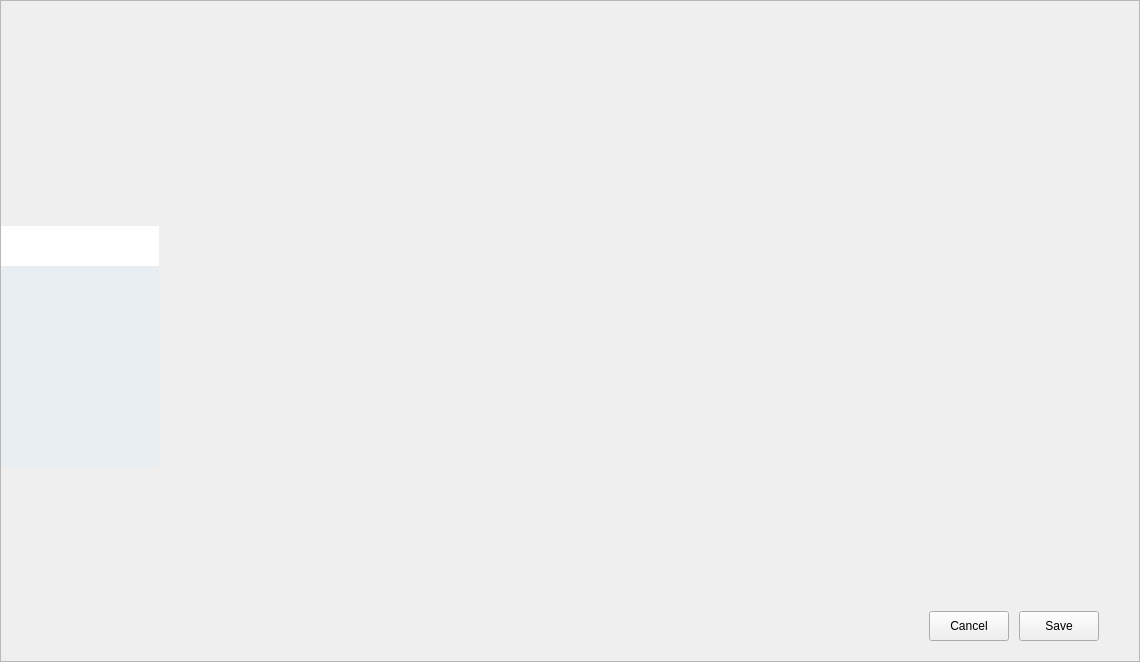
<?xml version="1.0" encoding="UTF-8"?>
<ui version="4.0">
 <class>ConfigDialog</class>
 <widget class="QDialog" name="ConfigDialog">
  <property name="geometry">
   <rect>
    <x>0</x>
    <y>0</y>
    <width>1140</width>
    <height>642</height>
   </rect>
  </property>
  <property name="sizePolicy">
   <sizepolicy hsizetype="Expanding" vsizetype="Preferred">
    <horstretch>0</horstretch>
    <verstretch>0</verstretch>
   </sizepolicy>
  </property>
  <property name="minimumSize">
   <size>
    <width>1100</width>
    <height>0</height>
   </size>
  </property>
  <property name="maximumSize">
   <size>
    <width>1140</width>
    <height>16777215</height>
   </size>
  </property>
  <layout class="QVBoxLayout" name="main_layout">
   <property name="spacing">
    <number>0</number>
   </property>
   <property name="leftMargin">
    <number>0</number>
   </property>
   <property name="topMargin">
    <number>0</number>
   </property>
   <property name="rightMargin">
    <number>0</number>
   </property>
   <property name="bottomMargin">
    <number>0</number>
   </property>
   <item>
    <widget class="QFrame" name="frame">
     <property name="frameShape">
      <enum>QFrame::StyledPanel</enum>
     </property>
     <property name="frameShadow">
      <enum>QFrame::Raised</enum>
     </property>
     <layout class="QGridLayout" name="frame_layout">
      <property name="leftMargin">
       <number>0</number>
      </property>
      <property name="topMargin">
       <number>0</number>
      </property>
      <property name="rightMargin">
       <number>0</number>
      </property>
      <property name="bottomMargin">
       <number>0</number>
      </property>
      <property name="spacing">
       <number>0</number>
      </property>
      <item row="0" column="0" colspan="2">
       <widget class="QWidget" name="titlebar" native="true">
        <property name="minimumSize">
         <size>
          <width>0</width>
          <height>30</height>
         </size>
        </property>
        <property name="maximumSize">
         <size>
          <width>16777215</width>
          <height>30</height>
         </size>
        </property>
        <layout class="QHBoxLayout" name="titlebar_layout">
         <property name="spacing">
          <number>0</number>
         </property>
         <property name="leftMargin">
          <number>0</number>
         </property>
         <property name="topMargin">
          <number>0</number>
         </property>
         <property name="rightMargin">
          <number>0</number>
         </property>
         <property name="bottomMargin">
          <number>0</number>
         </property>
        </layout>
       </widget>
      </item>
      <item row="1" column="0">
       <widget class="QWidget" name="tabs" native="true">
        <property name="sizePolicy">
         <sizepolicy hsizetype="Preferred" vsizetype="Preferred">
          <horstretch>0</horstretch>
          <verstretch>0</verstretch>
         </sizepolicy>
        </property>
        <property name="minimumSize">
         <size>
          <width>140</width>
          <height>0</height>
         </size>
        </property>
        <property name="maximumSize">
         <size>
          <width>180</width>
          <height>16777215</height>
         </size>
        </property>
        <layout class="QVBoxLayout" name="verticalLayout_12">
         <property name="spacing">
          <number>0</number>
         </property>
         <property name="leftMargin">
          <number>0</number>
         </property>
         <property name="topMargin">
          <number>0</number>
         </property>
         <property name="rightMargin">
          <number>0</number>
         </property>
         <property name="bottomMargin">
          <number>0</number>
         </property>
         <item>
          <layout class="QVBoxLayout" name="tabs_layout">
           <property name="spacing">
            <number>0</number>
           </property>
           <item>
            <widget class="QPushButton" name="system_tab">
             <property name="sizePolicy">
              <sizepolicy hsizetype="Preferred" vsizetype="Fixed">
               <horstretch>0</horstretch>
               <verstretch>0</verstretch>
              </sizepolicy>
             </property>
             <property name="minimumSize">
              <size>
               <width>0</width>
               <height>40</height>
              </size>
             </property>
             <property name="maximumSize">
              <size>
               <width>16777215</width>
               <height>40</height>
              </size>
             </property>
             <property name="cursor">
              <cursorShape>PointingHandCursor</cursorShape>
             </property>
             <property name="styleSheet">
              <string notr="true">border: 0px;
background: white;</string>
             </property>
             <property name="text">
              <string/>
             </property>
             <property name="autoDefault">
              <bool>false</bool>
             </property>
            </widget>
           </item>
           <item>
            <widget class="QPushButton" name="camera_tab">
             <property name="sizePolicy">
              <sizepolicy hsizetype="Preferred" vsizetype="Fixed">
               <horstretch>0</horstretch>
               <verstretch>0</verstretch>
              </sizepolicy>
             </property>
             <property name="minimumSize">
              <size>
               <width>0</width>
               <height>40</height>
              </size>
             </property>
             <property name="maximumSize">
              <size>
               <width>16777215</width>
               <height>40</height>
              </size>
             </property>
             <property name="cursor">
              <cursorShape>PointingHandCursor</cursorShape>
             </property>
             <property name="styleSheet">
              <string notr="true">border: 0px;
background: #e9eef2;</string>
             </property>
             <property name="text">
              <string/>
             </property>
             <property name="autoDefault">
              <bool>false</bool>
             </property>
            </widget>
           </item>
           <item>
            <widget class="QPushButton" name="model_tab">
             <property name="minimumSize">
              <size>
               <width>0</width>
               <height>40</height>
              </size>
             </property>
             <property name="maximumSize">
              <size>
               <width>16777215</width>
               <height>40</height>
              </size>
             </property>
             <property name="cursor">
              <cursorShape>PointingHandCursor</cursorShape>
             </property>
             <property name="styleSheet">
              <string notr="true">border: 0px;
background: #e9eef2;</string>
             </property>
             <property name="text">
              <string/>
             </property>
             <property name="autoDefault">
              <bool>false</bool>
             </property>
            </widget>
           </item>
           <item>
            <widget class="QPushButton" name="image_source_tab">
             <property name="minimumSize">
              <size>
               <width>0</width>
               <height>40</height>
              </size>
             </property>
             <property name="maximumSize">
              <size>
               <width>16777215</width>
               <height>40</height>
              </size>
             </property>
             <property name="cursor">
              <cursorShape>PointingHandCursor</cursorShape>
             </property>
             <property name="styleSheet">
              <string notr="true">border: 0px;
background: #e9eef2;</string>
             </property>
             <property name="text">
              <string/>
             </property>
             <property name="autoDefault">
              <bool>false</bool>
             </property>
            </widget>
           </item>
           <item>
            <widget class="QPushButton" name="view_tab">
             <property name="sizePolicy">
              <sizepolicy hsizetype="Preferred" vsizetype="Fixed">
               <horstretch>0</horstretch>
               <verstretch>0</verstretch>
              </sizepolicy>
             </property>
             <property name="minimumSize">
              <size>
               <width>0</width>
               <height>40</height>
              </size>
             </property>
             <property name="maximumSize">
              <size>
               <width>16777215</width>
               <height>40</height>
              </size>
             </property>
             <property name="cursor">
              <cursorShape>PointingHandCursor</cursorShape>
             </property>
             <property name="styleSheet">
              <string notr="true">border: 0px;
background: #e9eef2;</string>
             </property>
             <property name="text">
              <string/>
             </property>
             <property name="iconSize">
              <size>
               <width>20</width>
               <height>20</height>
              </size>
             </property>
             <property name="autoDefault">
              <bool>false</bool>
             </property>
            </widget>
           </item>
           <item>
            <widget class="QPushButton" name="save_tab">
             <property name="sizePolicy">
              <sizepolicy hsizetype="Preferred" vsizetype="Fixed">
               <horstretch>0</horstretch>
               <verstretch>0</verstretch>
              </sizepolicy>
             </property>
             <property name="minimumSize">
              <size>
               <width>0</width>
               <height>40</height>
              </size>
             </property>
             <property name="maximumSize">
              <size>
               <width>16777215</width>
               <height>40</height>
              </size>
             </property>
             <property name="cursor">
              <cursorShape>PointingHandCursor</cursorShape>
             </property>
             <property name="styleSheet">
              <string notr="true">border: 0px;
background: #e9eef2;</string>
             </property>
             <property name="text">
              <string/>
             </property>
             <property name="autoDefault">
              <bool>false</bool>
             </property>
            </widget>
           </item>
          </layout>
         </item>
        </layout>
       </widget>
      </item>
      <item row="1" column="1">
       <widget class="QWidget" name="widget_10" native="true">
        <property name="minimumSize">
         <size>
          <width>980</width>
          <height>630</height>
         </size>
        </property>
        <property name="maximumSize">
         <size>
          <width>980</width>
          <height>630</height>
         </size>
        </property>
        <layout class="QVBoxLayout" name="verticalLayout">
         <property name="spacing">
          <number>0</number>
         </property>
         <property name="leftMargin">
          <number>0</number>
         </property>
         <property name="topMargin">
          <number>0</number>
         </property>
         <property name="rightMargin">
          <number>0</number>
         </property>
         <property name="bottomMargin">
          <number>0</number>
         </property>
         <item>
          <widget class="QStackedWidget" name="stack">
           <property name="maximumSize">
            <size>
             <width>960</width>
             <height>16777215</height>
            </size>
           </property>
           <property name="currentIndex">
            <number>-1</number>
           </property>
          </widget>
         </item>
         <item>
          <widget class="QWidget" name="widget_13" native="true">
           <property name="minimumSize">
            <size>
             <width>930</width>
             <height>70</height>
            </size>
           </property>
           <layout class="QHBoxLayout" name="horizontalLayout_5">
            <property name="spacing">
             <number>10</number>
            </property>
            <property name="rightMargin">
             <number>40</number>
            </property>
            <item>
             <spacer name="horizontalSpacer">
              <property name="orientation">
               <enum>Qt::Horizontal</enum>
              </property>
              <property name="sizeHint" stdset="0">
               <size>
                <width>40</width>
                <height>20</height>
               </size>
              </property>
             </spacer>
            </item>
            <item>
             <widget class="QPushButton" name="cancel_btn">
              <property name="minimumSize">
               <size>
                <width>80</width>
                <height>30</height>
               </size>
              </property>
              <property name="maximumSize">
               <size>
                <width>80</width>
                <height>30</height>
               </size>
              </property>
              <property name="cursor">
               <cursorShape>PointingHandCursor</cursorShape>
              </property>
              <property name="text">
               <string>Cancel</string>
              </property>
              <property name="autoDefault">
               <bool>false</bool>
              </property>
             </widget>
            </item>
            <item>
             <widget class="QPushButton" name="save_btn">
              <property name="minimumSize">
               <size>
                <width>80</width>
                <height>30</height>
               </size>
              </property>
              <property name="maximumSize">
               <size>
                <width>80</width>
                <height>30</height>
               </size>
              </property>
              <property name="cursor">
               <cursorShape>PointingHandCursor</cursorShape>
              </property>
              <property name="text">
               <string>Save</string>
              </property>
              <property name="autoDefault">
               <bool>false</bool>
              </property>
             </widget>
            </item>
           </layout>
          </widget>
         </item>
        </layout>
       </widget>
      </item>
     </layout>
    </widget>
   </item>
  </layout>
 </widget>
 <resources/>
 <connections/>
</ui>
